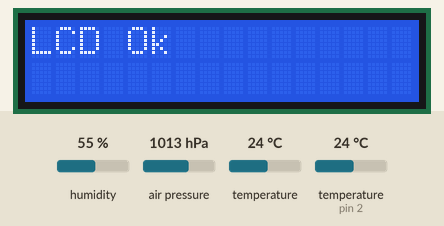
Bench run of a sketch on a simulated Arduino Mega 2560, built with avr-gcc and run on an emulated ATmega2560. Parts: 16×2 character LCD. Inputs (shaded band) come from the test bench; at power-on: humidity 55 %, air pressure 1013 hPa, temperature 24 °C, temperature (sensor on pin 2) 24 °C. Storage starts empty; what the sketch prints to the serial monitor is not drawn.

Above: at 0.3 s.
At 3.3 s:
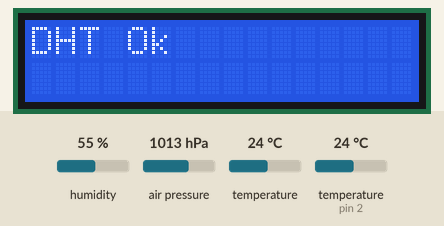
At 6.3 s:
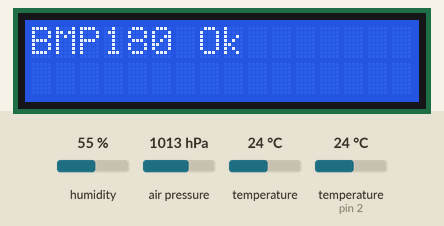
At 9.4 s:
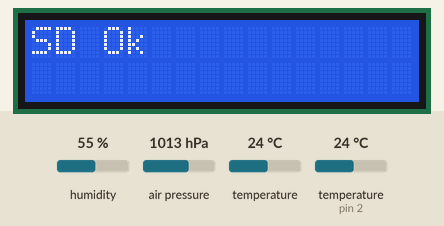
At 15.6 s:
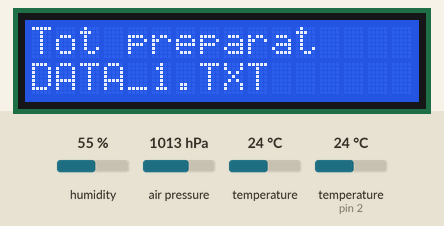
At 30.6 s:
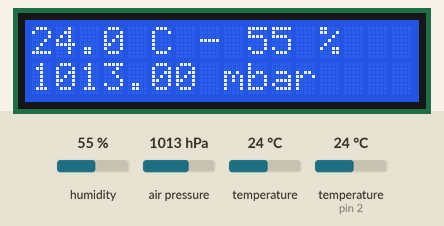

Measured:
- what the display in image 0 shows lasts 2.8 s, from 0.3 s to 3.1 s
- what the display in image 4 shows lasts 14.6 s, from 15.6 s to 30.2 s

The sketch:

program.ino
```cpp
// imports
// https://github.com/adafruit/Adafruit_Sensor
#include "DHT.h" // https://github.com/adafruit/DHT-sensor-library
#include <LiquidCrystal.h> // https://github.com/arduino-libraries/LiquidCrystal
#include <SFE_BMP180.h> // https://github.com/sparkfun/BMP180_Breakout
#include <Wire.h>
#include <SPI.h>
#include <SD.h> // https://github.com/arduino-libraries/SD


// defines

// program
// every how many seconds check and save data
#define check_interval 30


// DHT
#define DHTPIN 2
#define DHTTYPE DHT11 // DHT11 || DHT 21 || DHT22

// LCD rs, enable, ... digital pins ...,
const int rs = 12, en = 11, d4 = 6, d5 = 5, d6 = 4, d7 = 3; // https://naylampmechatronics.com/blog/34_tutorial-lcd-conectando-tu-arduino-a-un-lcd1602-y-lcd2004.html

// BMP180
// No defines, use I2C:
// BMP180     SCL SDA
// Uno/Nano   A5  A4
// Mega       21  20
//                          (barcelona)
double presion_nivel_del_mar = 1019.5; // presion sobre el nibel del mar en mbar

// SD
// 5v
// SD         CS MOSI SCK MISO
// Uno/Nano   4  11   13  12
// Mega     4/53 51   52  50
// 4 is in use, use 53, is close to the other cables
#define SD_CS_PIN 53
int has_sd_start = 0;


// macros

#define SD_FILE_LOG(id) String("DATA_") + String(id) + String(".TXT")

#define S String


// global variables

DHT dht(DHTPIN, DHTTYPE);
LiquidCrystal lcd(rs, en, d4, d5, d6, d7);
SFE_BMP180 bmp180;


// functions

// return 0 no errors
int dht_sensor(float& humidity, float& temperature)
{
    float h = dht.readHumidity();
    float t = dht.readTemperature();

    if(isnan(h) || isnan(t)) {
        return 1;
    }

    humidity = h;
    temperature = t;

    return 0;
}

namespace c_lcd {
    String lines[2] = {String(""), String("")};
    String clear = String("                ");

    void update(int i)
    {
        String& line = lines[i];

        if(Serial) {
            Serial.println(line);
        }

        lcd.setCursor(0, i);
        lcd.print(clear);
        delay(100);
        lcd.setCursor(0, i);
        delay(100);
        lcd.print(lines[i]);
    }

    void print(String line, int i)
    {
        if(i > 1 || i < 0) return;

        lines[i] = line;

        update(i);
    }
}

// return 0 no errors
int bmp_180_sensor(double& pression, double& altitude)
{
    char status;
    double temperature;

    status = bmp180.startTemperature();

    if(status != 0) {
        delay(status);

        status = bmp180.getTemperature(temperature);


        if (status != 0) {
            status = bmp180.startPressure(3);

            if(status != 0) {
                delay(status);

                status = bmp180.getPressure(pression, temperature);

                if(status != 0) {

                    altitude = bmp180.altitude(presion_nivel_del_mar, pression);

                    return 0;
                }
            }
        }
    }

    return 1;
}

namespace c_sd {
    File f;
    String filename;

    void save() {
        if(!has_sd_start) return;
        // to save content open and close the file
        f.close();
        f = SD.open(filename.c_str(), FILE_WRITE);
    }

    void write(String text) {
        if(has_sd_start) {
            f.write(text.c_str(), text.length());
        }

        Serial.println(text);

        delay(100);

        save();
    }

    void open() {
        if(!has_sd_start) return;

        filename = SD_FILE_LOG(1);

        for(unsigned int i = 1; SD.exists(filename); i++)
        {
            filename = SD_FILE_LOG(i);
        }

        f = SD.open(filename.c_str(), FILE_WRITE);

        c_lcd::print(String("Creant fitxer:"), 0);
        c_lcd::print(filename, 1);
    }
}

namespace c_time {
    unsigned long day = 0;
    unsigned long hour = 0;
    unsigned long minute = 0;
    unsigned long second = 0;

    void update() {
        while (second >= 60)
        {
            second -= 60;
            minute += 1;
        }

        while (minute >= 60)
        {
            minute -= 60;
            hour += 1;
        }

        while (hour >= 24)
        {
            hour -= 24;
            day += 1;
        }
    }
}


// Setup

unsigned long last_millis = 0;

void setup()
{
    last_millis = millis();

    if(Serial) {
        Serial.begin(9600);
    }

    // columns, rows
    lcd.begin(16, 2);

    c_lcd::print(String("LCD Ok"), 0);

    delay(((check_interval * 0.1) * 1000) - 200);

    dht.begin();

    float dht_test = dht.readHumidity();

    if(isnan(dht_test)) {
        c_lcd::print(String("DHT Error"), 0);
    } else {
        c_lcd::print(String("DHT Ok"), 0);
    }

    delay(((check_interval * 0.1) * 1000) - 200);

    if(bmp180.begin() == 0) {
        c_lcd::print(String("BMP180 Error"), 0);
    } else {
        c_lcd::print(String("BMP180 Ok"), 0);
    }

    delay(((check_interval * 0.1) * 1000) - 200);

    if(!SD.begin(SD_CS_PIN)) {
        c_lcd::print(String("SD Error"), 0);
    } else {
        has_sd_start = 1;
        c_lcd::print(String("SD Ok"), 0);
    }

    delay(((check_interval * 0.1) * 1000) - 200);

    c_sd::open();

    delay(((check_interval * 0.1) * 1000) - 400);

    c_sd::write(
        S("# m=time elapsed from the start of the program in day:hour:minute:seconds, t=temerature in Celcius, h=humidity in percent, p=pression in mbar, a=altitude relative to sea in barcelona in meters\n")
    );

    c_lcd::print(String("Tot preparat"), 0);

    delay(((check_interval * 0.1) * 1000) - 200);
}


// Loop

float humidity = 0;
float temperature = 0;
double pression = 0;
double altitude = 0;

void save_data()
{
    c_sd::write(
        S("m=") + S(c_time::day) + S(":") + S(c_time::hour) + S(":") + S(c_time::minute) + S(":") + S(c_time::second) + S(";") +
        S("t=") + S(temperature, 1) + S(";") +
        S("h=") + S(humidity, 0) + S(";") +
        S("p=") + S(pression, 2) + S(";") +
        S("a=") + S(altitude, 2) + S("\n")
    );
}

unsigned long loop_start_millis = 0;
unsigned long elapsed_millis = 0;
unsigned long elapsed_millis_seconds = 0;

void loop()
{
    loop_start_millis = millis();

    // https://forum.arduino.cc/t/what-is-maximum-value-of-millis/43970
    // Cause max time in millis is: 49 days and 17 hours, reset the counter plus elapsed time of error by reset count
    if(loop_start_millis < last_millis) {
        last_millis = loop_start_millis + elapsed_millis;
        return;
    }

    elapsed_millis = loop_start_millis - last_millis;
    elapsed_millis_seconds = elapsed_millis / 1000;

    if(elapsed_millis_seconds < check_interval) {
        return;
    }

    c_time::second += elapsed_millis_seconds;

    c_time::update();

    last_millis = loop_start_millis;

    if(dht_sensor(humidity, temperature) != 0) {
        c_lcd::print("DHT Error", 0);
    }

    if(bmp_180_sensor(pression, altitude) != 0) {
        c_lcd::print("BMP180 Error", 0);
    }

    save_data();

    c_lcd::print(
        String(temperature, 1) + String(" C - ") + String(humidity, 0) + String(" %")
    , 0);

    c_lcd::print(
        String(pression, 2) + String(" mbar")
    , 1);

    delay(((check_interval * 0.5) * 1000) - 600);

    c_lcd::print(
        String(altitude, 2) + String(" m")
    , 1);
}
```
